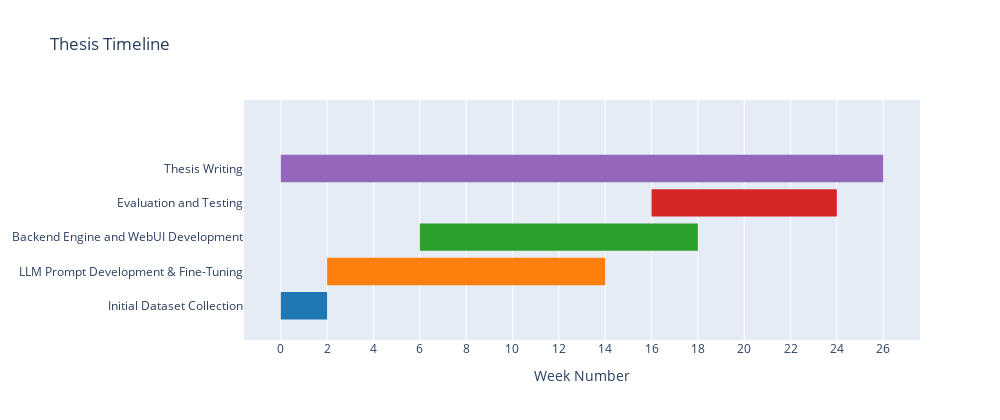

The code cell stored with this chart in its notebook:
### Code cell
# fig = px.timeline(df, x_start="Start", x_end="Finish", y="Task")
# fig.update_yaxes(autorange="reversed") # otherwise tasks are listed from the bottom up
# fig.show()

# fig = ff.create_gantt(df, index_col = 'Resource',  bar_width = 0.4, show_colorbar=True)
fig = ff.create_gantt(df, bar_width = 0.4, title="Thesis Timeline", showgrid_x=True)
fig.update_layout(xaxis_type='linear', width=1000, height=420)
fig.layout.xaxis['tickvals'] = list(range(0, 27, 2))
fig.layout.xaxis['title'] = "Week Number"
fig.show()

### Figure 1 — Plotly figure (JSON) as saved in the notebook; plotly's stock layout.template omitted (floating-point values rounded to 4 significant figures)
{"data": [{"fill": "toself", "fillcolor": "rgb(148, 103, 189)", "hoverinfo": "name", "legendgroup": "rgb(148, 103, 189)", "mode": "none", "name": "Thesis Writing", "type": "scatter", "x": [0, 26, 26, 0], "y": [3.6, 3.6, 4.4, 4.4]}, {"fill": "toself", "fillcolor": "rgb(214, 39, 40)", "hoverinfo": "name", "legendgroup": "rgb(214, 39, 40)", "mode": "none", "name": "Evaluation and Testing", "type": "scatter", "x": [16, 24, 24, 16], "y": [2.6, 2.6, 3.4, 3.4]}, {"fill": "toself", "fillcolor": "rgb(255, 127, 14)", "hoverinfo": "name", "legendgroup": "rgb(255, 127, 14)", "mode": "none", "name": "LLM Prompt Development & Fine-Tuning", "type": "scatter", "x": [2, 14, 14, 2], "y": [0.6, 0.6, 1.4, 1.4]}, {"fill": "toself", "fillcolor": "rgb(31, 119, 180)", "hoverinfo": "name", "legendgroup": "rgb(31, 119, 180)", "mode": "none", "name": "Initial Dataset Collection", "type": "scatter", "x": [0, 2, 2, 0], "y": [-0.4, -0.4, 0.4, 0.4]}, {"fill": "toself", "fillcolor": "rgb(44, 160, 44)", "hoverinfo": "name", "legendgroup": "rgb(44, 160, 44)", "mode": "none", "name": "Backend Engine and WebUI Development", "type": "scatter", "x": [6, 18, 18, 6], "y": [1.6, 1.6, 2.4, 2.4]}, {"legendgroup": "rgb(148, 103, 189)", "marker": {"color": "rgb(148, 103, 189)", "opacity": 0, "size": 1}, "mode": "markers", "name": "", "showlegend": false, "text": [null, null], "type": "scatter", "x": [0, 26], "y": [4, 4]}, {"legendgroup": "rgb(214, 39, 40)", "marker": {"color": "rgb(214, 39, 40)", "opacity": 0, "size": 1}, "mode": "markers", "name": "", "showlegend": false, "text": [null, null], "type": "scatter", "x": [16, 24], "y": [3, 3]}, {"legendgroup": "rgb(255, 127, 14)", "marker": {"color": "rgb(255, 127, 14)", "opacity": 0, "size": 1}, "mode": "markers", "name": "", "showlegend": false, "text": [null, null], "type": "scatter", "x": [2, 14], "y": [1, 1]}, {"legendgroup": "rgb(31, 119, 180)", "marker": {"color": "rgb(31, 119, 180)", "opacity": 0, "size": 1}, "mode": "markers", "name": "", "showlegend": false, "text": [null, null], "type": "scatter", "x": [0, 2], "y": [0, 0]}, {"legendgroup": "rgb(44, 160, 44)", "marker": {"color": "rgb(44, 160, 44)", "opacity": 0, "size": 1}, "mode": "markers", "name": "", "showlegend": false, "text": [null, null], "type": "scatter", "x": [6, 18], "y": [2, 2]}], "layout": {"height": 420, "hovermode": "closest", "showlegend": false, "title": {"text": "Thesis Timeline"}, "width": 1000, "xaxis": {"rangeselector": {"buttons": [{"count": 7, "label": "1w", "step": "day", "stepmode": "backward"}, {"count": 1, "label": "1m", "step": "month", "stepmode": "backward"}, {"count": 6, "label": "6m", "step": "month", "stepmode": "backward"}, {"count": 1, "label": "YTD", "step": "year", "stepmode": "todate"}, {"count": 1, "label": "1y", "step": "year", "stepmode": "backward"}, {"step": "all"}]}, "showgrid": true, "tickvals": [0, 2, 4, 6, 8, 10, 12, 14, 16, 18, 20, 22, 24, 26], "title": {"text": "Week Number"}, "type": "linear", "zeroline": false}, "yaxis": {"autorange": false, "range": [-1, 6], "showgrid": false, "ticktext": ["Initial Dataset Collection", "LLM Prompt Development & Fine-Tuning", "Backend Engine and WebUI Development", "Evaluation and Testing", "Thesis Writing"], "tickvals": [0, 1, 2, 3, 4], "zeroline": false}}}
